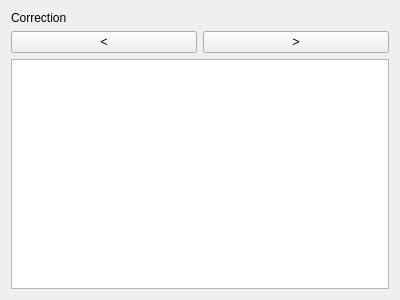
<?xml version="1.0" encoding="UTF-8"?>
<ui version="4.0">
 <class>Form</class>
 <widget class="QWidget" name="Form">
  <property name="geometry">
   <rect>
    <x>0</x>
    <y>0</y>
    <width>400</width>
    <height>300</height>
   </rect>
  </property>
  <property name="windowTitle">
   <string>Spelling</string>
  </property>
  <layout class="QVBoxLayout" name="verticalLayout">
   <item>
    <widget class="QLabel" name="label">
     <property name="text">
      <string>Correction</string>
     </property>
    </widget>
   </item>
   <item>
    <layout class="QHBoxLayout" name="horizontalLayout">
     <item>
      <widget class="QPushButton" name="pushButton">
       <property name="text">
        <string>&lt;</string>
       </property>
      </widget>
     </item>
     <item>
      <widget class="QPushButton" name="pushButton_2">
       <property name="text">
        <string>&gt;</string>
       </property>
      </widget>
     </item>
    </layout>
   </item>
   <item>
    <widget class="QListView" name="listView"/>
   </item>
  </layout>
 </widget>
 <resources/>
 <connections/>
</ui>
